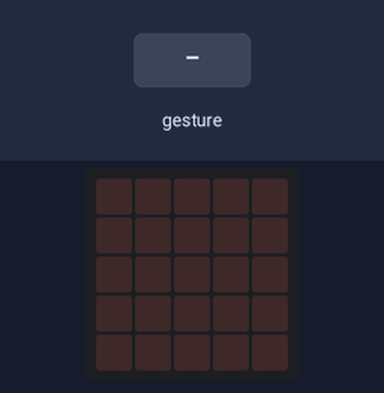
Bench run of a program on a simulated BBC micro:bit (MakeCode). Parts: the board's 5×5 LED display. The test bench sets the inputs (shaded band). Random numbers come from a fixed seed; a tilt is held for 1.5 s and a shake lasts 1 s, then the board lies face up again.

Above: at 1.2 s.
1.3 s: gesture 'shake'
At 2.5 s:
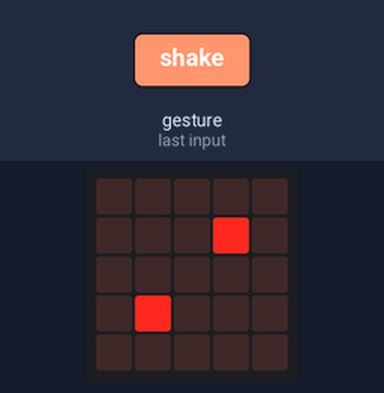
3.0 s: gesture 'shake'
At 3.8 s:
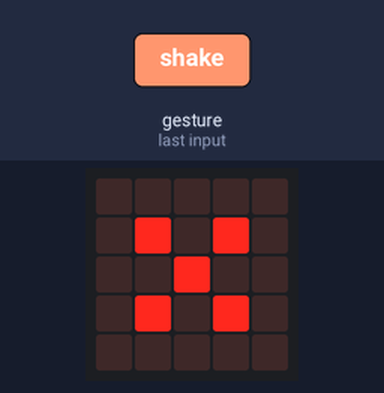
4.7 s: gesture 'shake'
At 6.1 s:
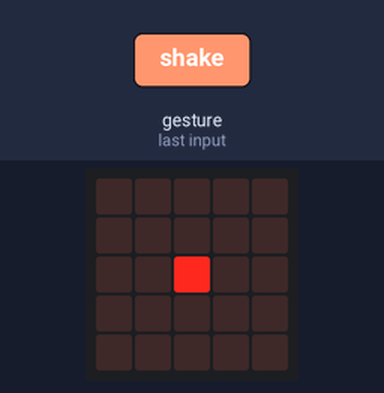
6.4 s: gesture 'shake'
At 7.6 s:
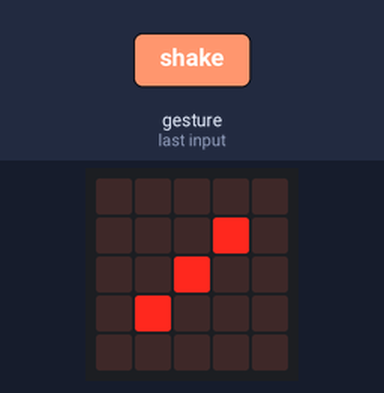
Timing chart, 0 to 9.1 s (numbered marks = the images above; inputs shaded):
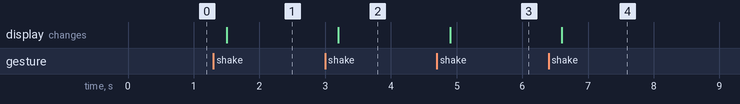

Measured:
- after the input at 1.3 s, the display: changes after 0.20 s (image 1)
- after the input at 3.0 s, the display: changes after 0.20 s (image 2)
- after the input at 4.7 s, the display: changes after 0.20 s (image 3)
- after the input at 6.4 s, the display: changes after 0.20 s (image 4)

The program:

main.ts
```typescript
let Tilfeldig_tall = 0
input.onGesture(Gesture.Shake, function () {
    Tilfeldig_tall = randint(1, 6)
    if (Tilfeldig_tall == 1) {
        basic.showLeds(`
            . . . . .
            . . . . .
            . . # . .
            . . . . .
            . . . . .
            `)
    } else if (Tilfeldig_tall == 2) {
        basic.showLeds(`
            . . . . .
            . . . # .
            . . . . .
            . # . . .
            . . . . .
            `)
    } else if (Tilfeldig_tall == 3) {
        basic.showLeds(`
            . . . . .
            . . . # .
            . . # . .
            . # . . .
            . . . . .
            `)
    } else if (Tilfeldig_tall == 4) {
        basic.showLeds(`
            . . . . .
            . # . # .
            . . . . .
            . # . # .
            . . . . .
            `)
    } else if (Tilfeldig_tall == 5) {
        basic.showLeds(`
            . . . . .
            . # . # .
            . . # . .
            . # . # .
            . . . . .
            `)
    } else {
        basic.showLeds(`
            . . . . .
            . # # # .
            . . . . .
            . # # # .
            . . . . .
            `)
    }
})
```

test.ts
```typescript
// testene settes inn her; disse vil ikke kompilert så lenge denne pakken blir brukt som en utvidelse.
```
